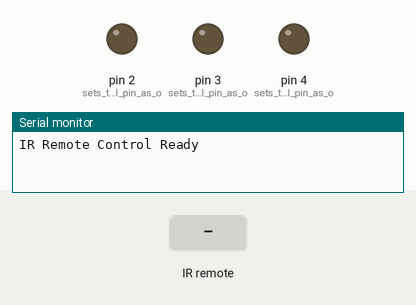
This sketch was run on a simulated Arduino Uno, built with avr-gcc and run on an emulated ATmega328P. Shown: output pins drawn as LEDs (lit = HIGH), the last lines printed to the serial monitor. The test bench sets the inputs (shaded band).

Above: at 1.2 s.
1.3 s: infrared code 0xFD08F7 received
At 2.0 s:
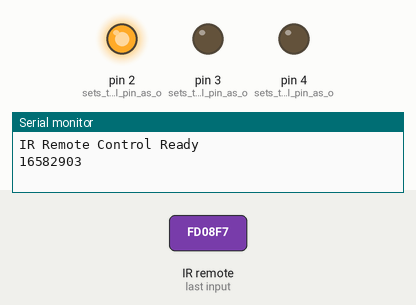
2.8 s: infrared code 0xFD48B7 received
At 3.2 s:
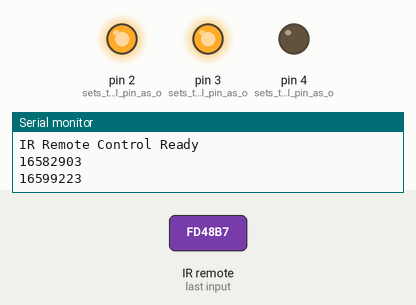
4.3 s: infrared code 0xFD8877 received
At 5.5 s:
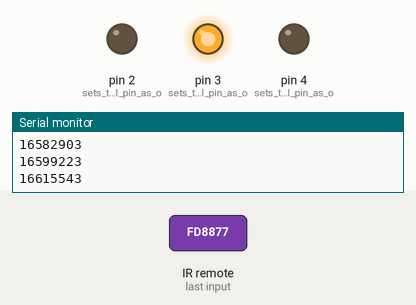
5.8 s: infrared code 0xFDA857 received
At 6.8 s:
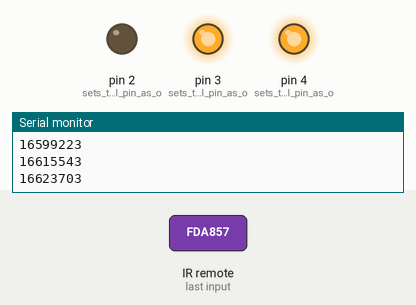
7.3 s: infrared code 0xFD28D7 received
At 8.0 s:
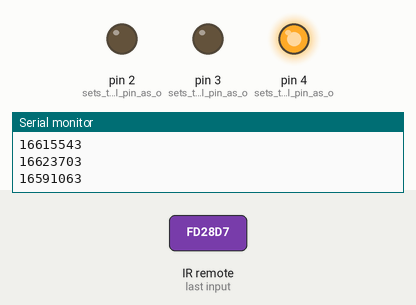
8.8 s: infrared code 0xFD6897 received
At 9.2 s:
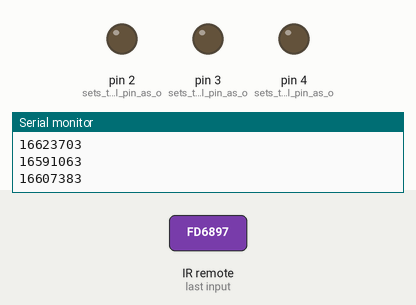
Timing chart, 0 to 11.3 s (numbered marks = the images above; inputs shaded):
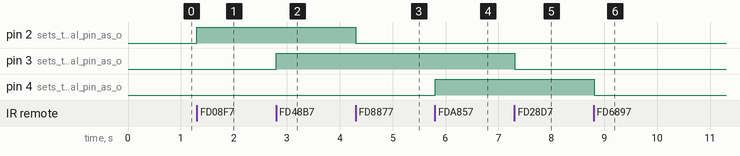

Measured:
- after the input at 1.3 s, pin 2 (sets_the_digital_pin_as_o): LOW → HIGH at once
- after the input at 2.8 s, pin 3 (sets_the_digital_pin_as_o): LOW → HIGH at once
- after the input at 4.3 s, pin 2 (sets_the_digital_pin_as_o): HIGH → LOW at once
- after the input at 5.8 s, pin 4 (sets_the_digital_pin_as_o): LOW → HIGH at once
- after the input at 7.3 s, pin 3 (sets_the_digital_pin_as_o): HIGH → LOW at once
- after the input at 8.8 s, pin 4 (sets_the_digital_pin_as_o): HIGH → LOW at once

The sketch:

controlling_led.ino
```cpp
#include <IRremote.h>

int IR_Recv = 12; //IR Receiver Pin 3
int bluePin = 2;
int orangePin = 3;
int greenPin =4;

IRrecv irrecv (IR_Recv);
decode_results results;

void setup()
{
  Serial.begin(9600);   //starts serial communication
  irrecv.enableIRIn();  //Starts the receiver

  pinMode (2, OUTPUT);  // sets the digital pin as output
  pinMode (3, OUTPUT);  // sets the digital pin as output
  pinMode (4, OUTPUT);  // sets the digital pin as output

  Serial.println("IR Remote Control Ready");
}

void loop()
{
  //decodes the infrared input
  if (irrecv.decode(&results))
  {
    long int deCode = results.value;
    Serial.println(results.value);
    //switch case to use the selected remote control button
    switch (results.value)
    {
      case 16582903:   //when you press the 1 button
            digitalWrite(2, HIGH);
            break;
      case 16615543:   //when you press the 2 button
            digitalWrite(2, LOW);
            break;
      case 16599223:   //when you press the 3 button
            digitalWrite(3, HIGH);
            break;
      case 16591063:   //when you press the 4 button
            digitalWrite(3, LOW);
            break;
      case 16623703:   //when you press the 5 button
            digitalWrite(4, HIGH);
            break;
      case 16607383: //when you press the 6 button
            digitalWrite(4, LOW);
            break;
    }
    irrecv.resume(); // Receives the next value from the button y
  }
  delay(100);
}
```
